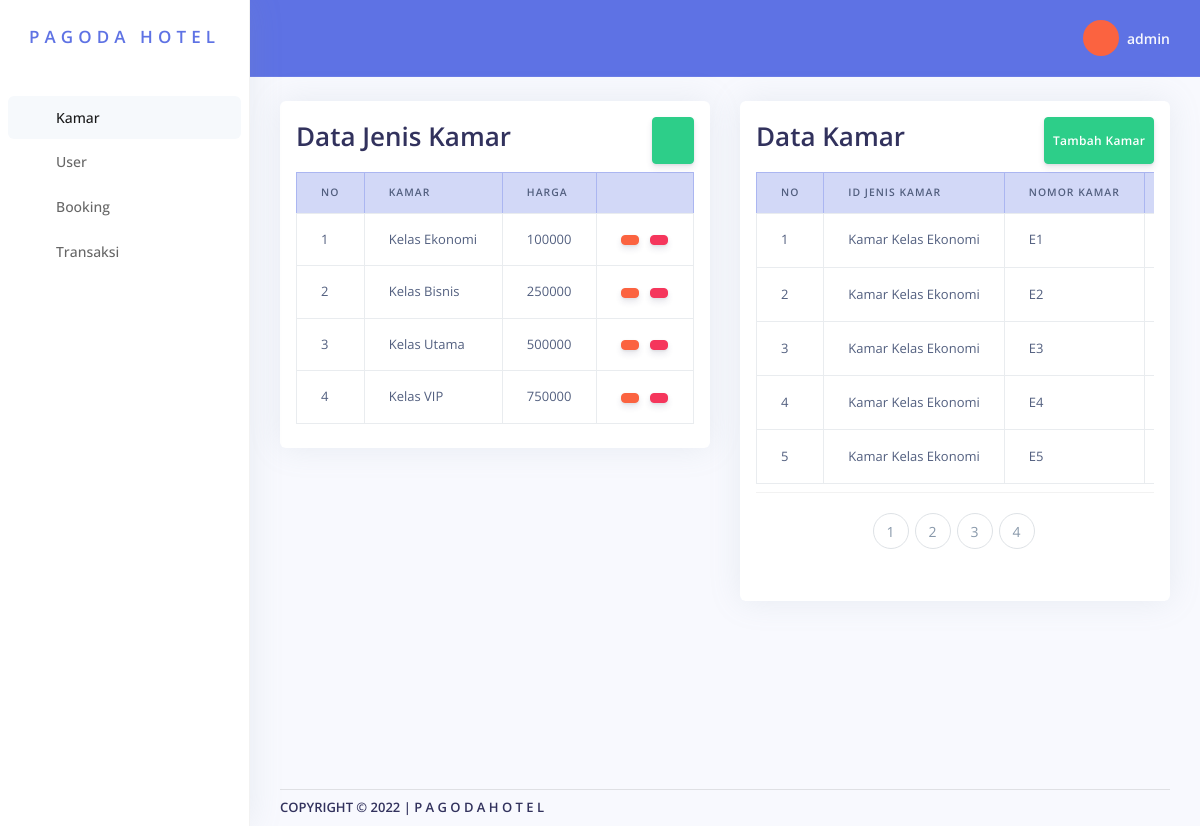
Page /admin/index.php?page=kamar (signed in) on the committed database.
### tables this page shows
CREATE TABLE `jenis_kamar`  (
  `id_jenis_kamar` int NOT NULL AUTO_INCREMENT,
  `nama_jenis` varchar(255) NOT NULL,
  `harga` varchar(255) NOT NULL,
  `status_jenis` tinyint(1) NULL DEFAULT NULL,
  PRIMARY KEY (`id_jenis_kamar`) USING BTREE
);

CREATE TABLE `kamar`  (
  `id_kamar` int NOT NULL AUTO_INCREMENT,
  `id_jenis_kamar` int NULL DEFAULT NULL,
  `no_kamar` varchar(255) NULL DEFAULT NULL,
  `status` int NULL DEFAULT NULL,
  PRIMARY KEY (`id_kamar`) USING BTREE,
  INDEX `fk_jenis`(`id_jenis_kamar`) USING BTREE,
  CONSTRAINT `fk_jenis` FOREIGN KEY (`id_jenis_kamar`) REFERENCES `jenis_kamar` (`id_jenis_kamar`) ON DELETE CASCADE ON UPDATE CASCADE
);

### db/cekKamar.php (called while the page is built, shortened)
<?php
    include "koneksi.php";
    $selectJenisKamar = mysqli_query($koneksi,"SELECT * FROM jenis_kamar");
?>

### admin/page/kamar.php (the view, shortened to what this page needs)
<div class="col-6">
<div class="card p-3">
	<div class="d-flex justify-content-between">
		<h1>Data Jenis Kamar</h1>
		<button type="button" class="btn  btn-success" data-toggle="modal" data-target="#tambah"><i class="las la-plus fw-bold fs-1"></i></button>
	</div>
	<div class="table-responsive py-2">
		<table class="table align-items-center table-bordered">
			<thead class="table-primary">
				<tr>
					<th scope="col">No</th>
					<th scope="col">Kamar</th>
					<th scope="col">Harga</th>
					<th scope="col"></th>
				</tr>
			</thead>
			<tbody>
				<?php
				$query = $koneksi->query("SELECT * FROM jenis_kamar");
				$i = 1;
				foreach ($query as $row) :
				?>
					<tr>
						<td><?= $i ?></td>
						<td><?= $row['nama_jenis'] ?></td>
						<td><?= $row['harga'] ?></td>
						<td>
							<button type="button" class="btn btn-sm btn-warning btn-edit" onclick="edit('<?= $row['id_jenis_kamar'] ?>','<?= $row['harga'] ?>','<?= $row['nama_jenis'] ?>')">
							</button>
							<a href="./jenis_kamar/hapus.php?id=<?= $row['id_jenis_kamar'] ?>" type="submit" class="btn btn-sm btn-danger">
							</a>
						</td>
					</tr>
				<?php $i++;
				endforeach; ?>
			</tbody>
		</table>
	</div>
</div>
</div>
<div class="col-6">
<div class="card p-3">
	<div class="d-flex justify-content-between">
		<h1>Data Kamar</h1>
		<button type="button" class="btn btn-sm btn-success" data-toggle="modal" data-target="#tambahKamar">Tambah Kamar</button>
	</div>
	<div class="table-responsive py-2">
		<table class="table align-items-center table-bordered">
			<thead class="table-primary">
				<tr>
					<th scope="col">No</th>
					<th scope="col">ID Jenis Kamar</th>
					<th scope="col">Nomor Kamar</th>
					<th scope="col">Status</th>
				</tr>
			</thead>
			<tbody>
				<?php
				$batas = 5;
				$halaman = isset($_GET['halaman'])?(int)$_GET['halaman'] : 1;
				$halaman_awal = ($halaman>1) ? ($halaman * $batas) - $batas : 0;
				$data = mysqli_query($koneksi,"SELECT * FROM kamar INNER JOIN jenis_kamar ON kamar.id_jenis_kamar = jenis_kamar.id_jenis_kamar");
				$jumlah_data = mysqli_num_rows($data);
				$total_halaman = ceil($jumlah_data / $batas);
				$query = $koneksi->query("SELECT * FROM kamar INNER JOIN jenis_kamar ON kamar.id_jenis_kamar = jenis_kamar.id_jenis_kamar LIMIT $halaman_awal,$batas");
				$i = $halaman_awal+1;
				foreach ($query as $row) :
				?>
					<tr>
						<td><?= $i ?></td>
						<td>Kamar <?= $row['nama_jenis'] ?></td>
						<td><?= $row['no_kamar'] ?></td>
						<td>
						</td>
					</tr>
				<?php $i++;
				endforeach; ?>
			</tbody>
		</table>
	</div>
	<div class="card-footer">
		<nav>
		<ul class="pagination justify-content-center">
			<?php
			for($x=1;$x<=$total_halaman;$x++){
			?>
			<li class="page-item  <?= $_GET['halaman'] == $x  ? 'active' : '' ?>"><a class="page-link" href="<?php echo "?page=kamar&halaman=".$x ?>"><?php echo $x; ?></a></li>
			<?php
			}
			?>
		</ul>
		</nav>
	</div>
</div>
</div>

### admin/index.php (shortened to what this page needs)
<?php
include "../db/koneksi.php";
?>
<!DOCTYPE html>
<html lang="en">
<head>
	<link rel="stylesheet" href="./assets/vendor/nucleo/css/nucleo.css" type="text/css">
	<link rel="stylesheet" href="./assets/vendor/@fortawesome/fontawesome-free/css/all.min.css" type="text/css">
	<link rel="stylesheet" href="./assets/css/argon.css?v=1.2.0" type="text/css">
	<link rel="stylesheet" href="https://maxst.icons8.com/vue-static/landings/line-awesome/line-awesome/1.3.0/css/line-awesome.min.css">
</head>
<body>
	<?php include "./sidenav.php";include "../db/cekKamar.php"; ?>
	<div class="main-content" id="panel">
		<?php include "./topnav.php" ?>
		<div class="container-fluid mt-4" style="min-height: 85vh;">
			<div class="row">
			<?php
			if ($_GET['page'] == 'kamar') {
				include "./page/kamar.php";
			} elseif ($_GET['page'] == 'user') {
				include "./page/user.php";
			} elseif ($_GET['page'] == 'booking') {
				include "./page/booking.php";
			} elseif ($_GET['page'] == 'transaksi') {
				include "./page/transaksi.php";
			}
			?>
			</div>
		</div>
		<footer>
			<div class="container-fluid">
				<hr class="my-2">
				<h5>COPYRIGHT &copy; 2022 | P A G O D A   H O T E L</h5>
			</div>
		</footer>
	</div>
</body>
</html>

### admin/sidenav.php (shortened to what this page needs)
<nav class="sidenav navbar navbar-vertical  fixed-left  navbar-expand-xs navbar-light bg-white" id="sidenav-main">
	<div class="scrollbar-inner">
		<div class="sidenav-header  align-items-center">
			<a class="navbar-brand" href="javascript:void(0)">
				<h3 class="text-primary fw-bold" style="letter-spacing: .3em;">PAGODA HOTEL</h3>
			</a>
		</div>
		<div class="navbar-inner">
			<div class="collapse navbar-collapse" id="sidenav-collapse-main">
				<ul class="navbar-nav">
					<li class="nav-item">
						<a class="nav-link <?= $_GET['page'] == 'kamar' ? 'active' : '' ?>" href="./index.php?page=kamar&halaman=1">
							<span class="nav-link-text">Kamar</span>
						</a>
					</li>
					<li class="nav-item">
						<a class="nav-link <?= $_GET['page'] == 'user' ? 'active' : '' ?>" href="./index.php?page=user">
							<span class="nav-link-text">User</span>
						</a>
					</li>
					<li class="nav-item">
						<a class="nav-link <?= $_GET['page'] == 'booking' ? 'active' : '' ?>" href="./index.php?page=booking">
							<span class="nav-link-text">Booking</span>
						</a>
					</li>
					<li class="nav-item">
						<a class="nav-link <?= $_GET['page'] == 'transaksi' ? 'active' : '' ?>" href="./index.php?page=transaksi">
							<span class="nav-link-text">Transaksi</span>
						</a>
					</li>
				</ul>
			</div>
		</div>
	</div>
</nav>

### admin/topnav.php (shortened to what this page needs)
<nav class="navbar navbar-top navbar-expand navbar-dark bg-primary border-bottom">
	<div class="container-fluid">
		<div class="collapse navbar-collapse" id="navbarSupportedContent">
			<ul class="navbar-nav align-items-center">
				<li class="nav-item dropdown">
					<a class="nav-link pr-0" href="#" role="button" data-toggle="dropdown" aria-haspopup="true" aria-expanded="false">
						<div class="media align-items-center">
							<span class="avatar avatar-sm rounded-circle bg-warning">
							</span>
							<div class="media-body  ml-2  d-none d-lg-block">
								<span class="mb-0 text-sm  font-weight-bold"><?= $_SESSION['username'] ?></span>
							</div>
						</div>
					</a>
				</li>
			</ul>
		</div>
	</div>
</nav>

### rows in the picture
jenis_kamar: nama_jenis "Kelas Ekonomi", harga "100000"
jenis_kamar: nama_jenis "Kelas Bisnis", harga "250000"
jenis_kamar: nama_jenis "Kelas Utama", harga "500000"
jenis_kamar: nama_jenis "Kelas VIP", harga "750000"
kamar: id_jenis_kamar.nama_jenis "Kelas Ekonomi", no_kamar "E1"
kamar: id_jenis_kamar.nama_jenis "Kelas Ekonomi", no_kamar "E2"
kamar: id_jenis_kamar.nama_jenis "Kelas Ekonomi", no_kamar "E3"
kamar: id_jenis_kamar.nama_jenis "Kelas Ekonomi", no_kamar "E4"
kamar: id_jenis_kamar.nama_jenis "Kelas Ekonomi", no_kamar "E5"

### other values in the picture
$_SESSION['username'] "admin"
